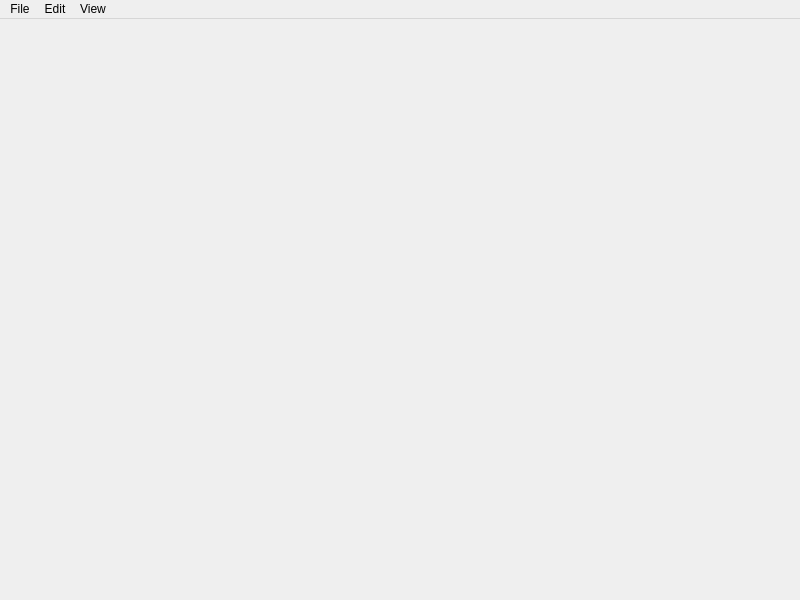
<?xml version="1.0" encoding="UTF-8"?>
<ui version="4.0">
 <class>MainWindow</class>
 <widget class="QMainWindow" name="MainWindow">
  <property name="geometry">
   <rect>
    <x>0</x>
    <y>0</y>
    <width>800</width>
    <height>600</height>
   </rect>
  </property>
  <property name="windowTitle">
   <string>MainWindow</string>
  </property>
  <widget class="QWidget" name="centralwidget"/>
  <widget class="QMenuBar" name="menubar">
   <property name="geometry">
    <rect>
     <x>0</x>
     <y>0</y>
     <width>800</width>
     <height>21</height>
    </rect>
   </property>
   <widget class="QMenu" name="menuFile">
    <property name="title">
     <string>File</string>
    </property>
    <widget class="QMenu" name="menuAdd_Drillset">
     <property name="title">
      <string>Add Drillset</string>
     </property>
     <addaction name="actionFrom_Image"/>
     <addaction name="actionEmpty_Set"/>
     <addaction name="actionCopy_Current"/>
    </widget>
    <widget class="QMenu" name="menuNew">
     <property name="title">
      <string>New Show...</string>
     </property>
     <addaction name="actionBand"/>
     <addaction name="actionShow"/>
    </widget>
    <addaction name="menuNew"/>
    <addaction name="actionOpen"/>
    <addaction name="menuAdd_Drillset"/>
    <addaction name="separator"/>
    <addaction name="actionSave"/>
    <addaction name="actionSave_As"/>
   </widget>
   <widget class="QMenu" name="menuEdit">
    <property name="title">
     <string>Edit</string>
    </property>
    <addaction name="actionInstrumentation"/>
    <addaction name="actionField"/>
   </widget>
   <widget class="QMenu" name="menuView">
    <property name="title">
     <string>View</string>
    </property>
    <addaction name="actionPerformer"/>
    <addaction name="actionDirector"/>
   </widget>
   <addaction name="menuFile"/>
   <addaction name="menuEdit"/>
   <addaction name="menuView"/>
  </widget>
  <action name="actionOpen">
   <property name="text">
    <string>Open</string>
   </property>
  </action>
  <action name="actionFrom_Image">
   <property name="text">
    <string>From Image...</string>
   </property>
  </action>
  <action name="actionSave">
   <property name="text">
    <string>Save</string>
   </property>
  </action>
  <action name="actionSave_As">
   <property name="text">
    <string>Save As</string>
   </property>
  </action>
  <action name="actionEmpty_Set">
   <property name="text">
    <string>Empty Set</string>
   </property>
  </action>
  <action name="actionCopy_Current">
   <property name="text">
    <string>Copy Current</string>
   </property>
  </action>
  <action name="actionInstrumentation">
   <property name="text">
    <string>Instrumentation</string>
   </property>
  </action>
  <action name="actionField">
   <property name="text">
    <string>Field</string>
   </property>
  </action>
  <action name="actionBand">
   <property name="text">
    <string>Use New Band</string>
   </property>
  </action>
  <action name="actionShow">
   <property name="text">
    <string>Use Existing Band</string>
   </property>
  </action>
  <action name="actionPerformer">
   <property name="text">
    <string>Performer</string>
   </property>
  </action>
  <action name="actionDirector">
   <property name="text">
    <string>Director/Audience</string>
   </property>
  </action>
 </widget>
 <resources/>
 <connections/>
</ui>
